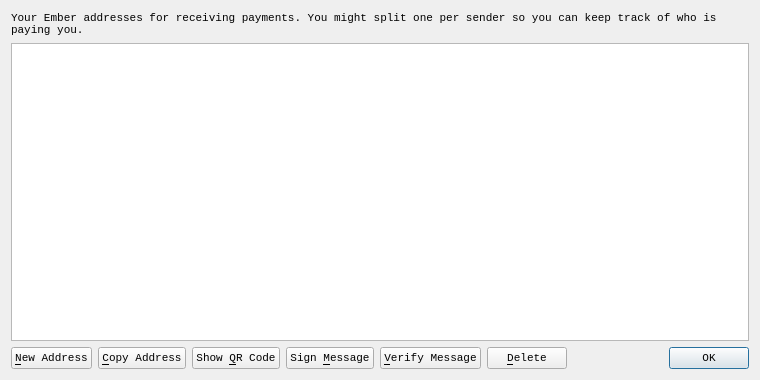
<?xml version="1.0" encoding="UTF-8"?>
<ui version="4.0">
 <class>AddressBookPage</class>
 <widget class="QWidget" name="AddressBookPage">
  <property name="geometry">
   <rect>
    <x>0</x>
    <y>0</y>
    <width>760</width>
    <height>380</height>
   </rect>
  </property>
  <property name="font">
   <font>
    <family>Consolas</family>
    <pointsize>8</pointsize>
   </font>
  </property>
  <property name="windowTitle">
   <string>Address Book</string>
  </property>
  <layout class="QVBoxLayout" name="verticalLayout">
   <item>
    <widget class="QLabel" name="labelExplanation">
     <property name="text">
      <string>Your Ember addresses for receiving payments. You might split one per sender so you can keep track of who is paying you.</string>
     </property>
     <property name="textFormat">
      <enum>Qt::PlainText</enum>
     </property>
     <property name="wordWrap">
      <bool>true</bool>
     </property>
    </widget>
   </item>
   <item>
    <widget class="QTableView" name="tableView">
     <property name="contextMenuPolicy">
      <enum>Qt::CustomContextMenu</enum>
     </property>
     <property name="toolTip">
      <string>Double-click to edit address or label</string>
     </property>
     <property name="tabKeyNavigation">
      <bool>false</bool>
     </property>
     <property name="selectionMode">
      <enum>QAbstractItemView::SingleSelection</enum>
     </property>
     <property name="selectionBehavior">
      <enum>QAbstractItemView::SelectRows</enum>
     </property>
     <property name="sortingEnabled">
      <bool>true</bool>
     </property>
     <attribute name="verticalHeaderVisible">
      <bool>false</bool>
     </attribute>
    </widget>
   </item>
   <item>
    <layout class="QHBoxLayout" name="horizontalLayout">
     <item>
      <widget class="QPushButton" name="newAddressButton">
       <property name="toolTip">
        <string>Create a new address</string>
       </property>
       <property name="text">
        <string>&amp;New Address</string>
       </property>
      </widget>
     </item>
     <item>
      <widget class="QPushButton" name="copyToClipboard">
       <property name="toolTip">
        <string>Copy the currently selected address to the system clipboard</string>
       </property>
       <property name="text">
        <string>&amp;Copy Address</string>
       </property>
      </widget>
     </item>
     <item>
      <widget class="QPushButton" name="showQRCode">
       <property name="text">
        <string>Show &amp;QR Code</string>
       </property>
      </widget>
     </item>
     <item>
      <widget class="QPushButton" name="signMessage">
       <property name="toolTip">
        <string>Sign a message to prove you own a Ember address</string>
       </property>
       <property name="text">
        <string>Sign &amp;Message</string>
       </property>
      </widget>
     </item>
     <item>
      <widget class="QPushButton" name="verifyMessage">
       <property name="toolTip">
        <string>Verify a message to ensure it was signed with a specified Ember address</string>
       </property>
       <property name="text">
        <string>&amp;Verify Message</string>
       </property>
      </widget>
     </item>
     <item>
      <widget class="QPushButton" name="deleteButton">
       <property name="toolTip">
        <string>Delete the currently selected address from the list</string>
       </property>
       <property name="text">
        <string>&amp;Delete</string>
       </property>
      </widget>
     </item>
     <item>
      <spacer name="horizontalSpacer">
       <property name="orientation">
        <enum>Qt::Horizontal</enum>
       </property>
       <property name="sizeHint" stdset="0">
        <size>
         <width>40</width>
         <height>20</height>
        </size>
       </property>
      </spacer>
     </item>
     <item>
      <widget class="QDialogButtonBox" name="buttonBox">
       <property name="sizePolicy">
        <sizepolicy hsizetype="Maximum" vsizetype="Fixed">
         <horstretch>0</horstretch>
         <verstretch>0</verstretch>
        </sizepolicy>
       </property>
       <property name="standardButtons">
        <set>QDialogButtonBox::Ok</set>
       </property>
      </widget>
     </item>
    </layout>
   </item>
  </layout>
 </widget>
 <resources>
  <include location="../bitcoin.qrc"/>
 </resources>
 <connections/>
</ui>
